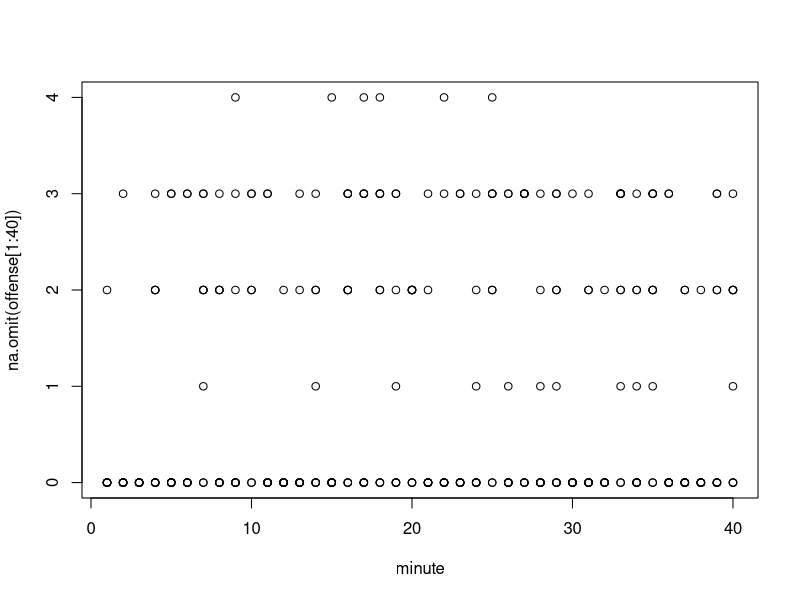
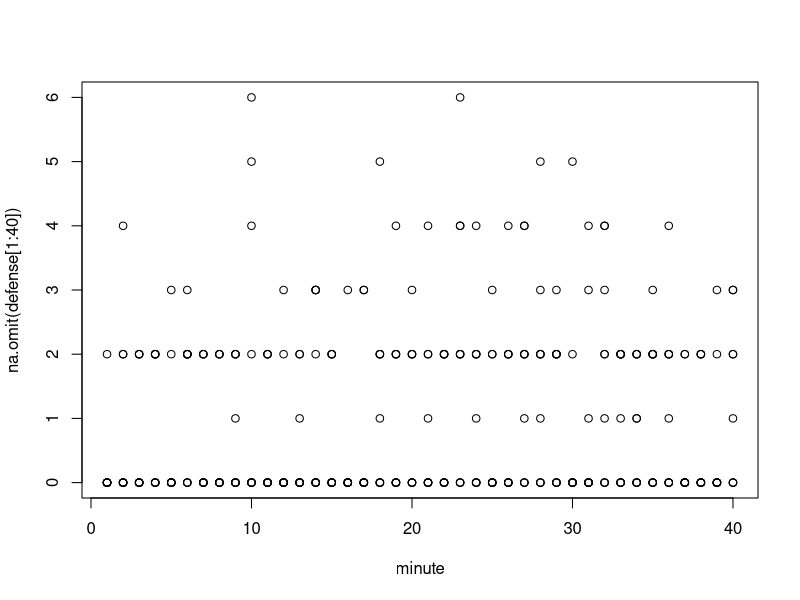
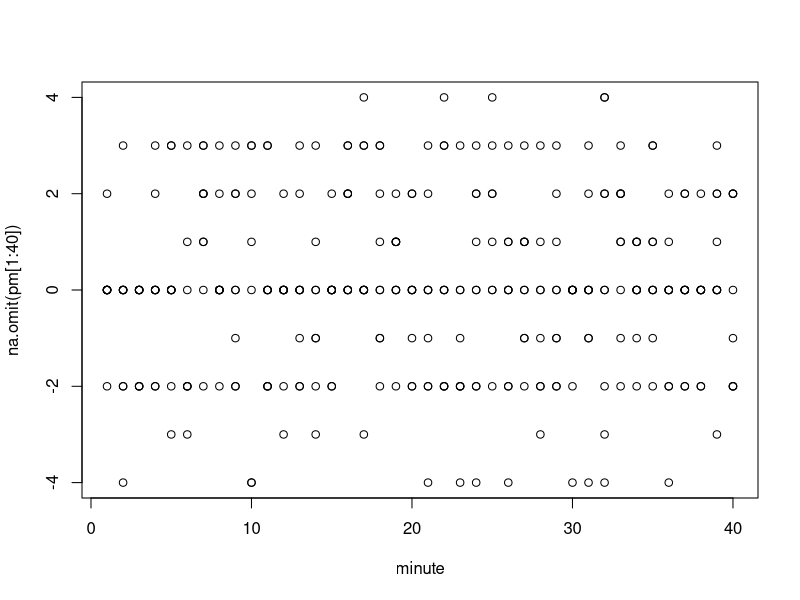
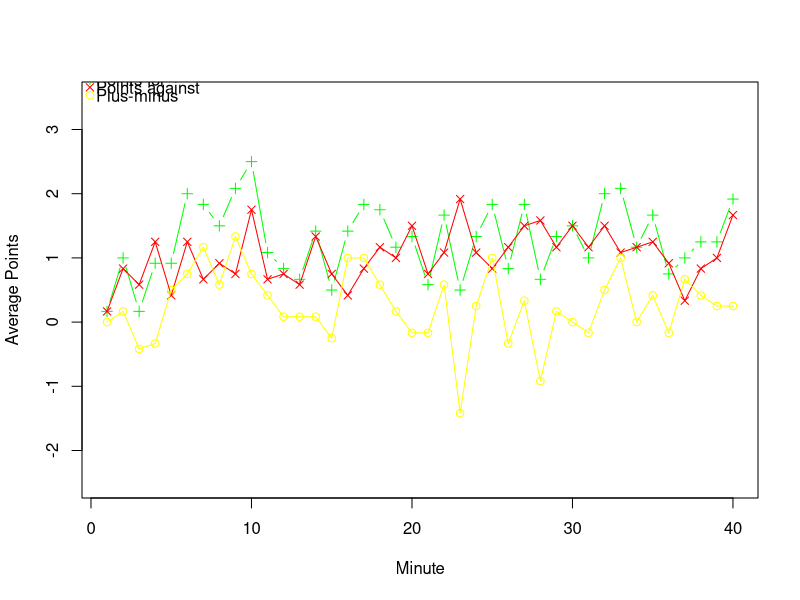
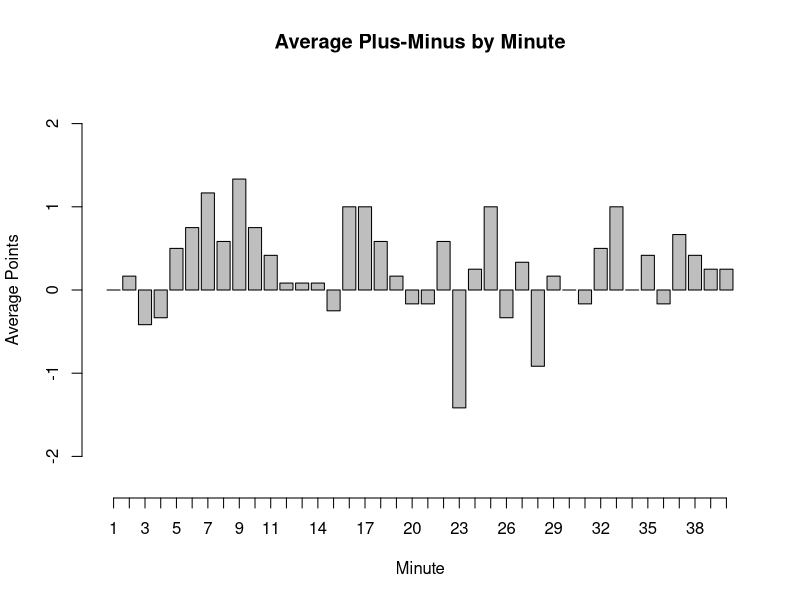
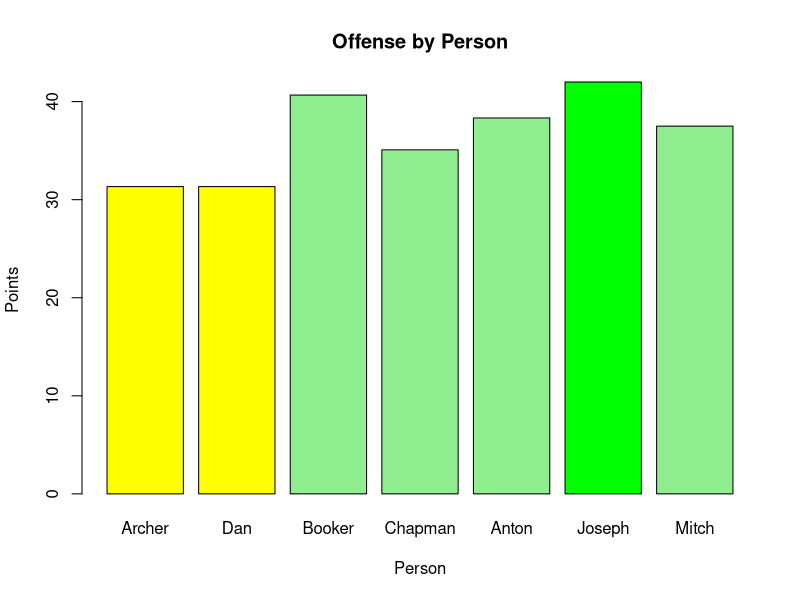
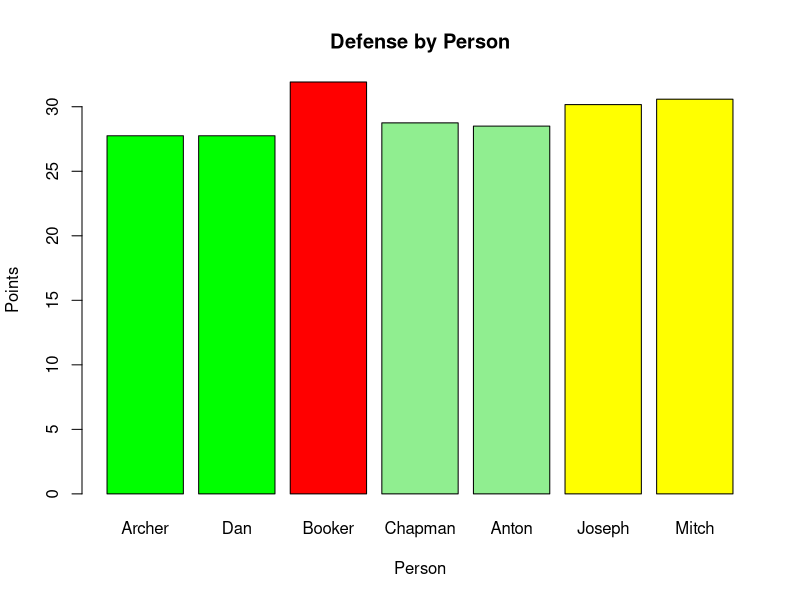
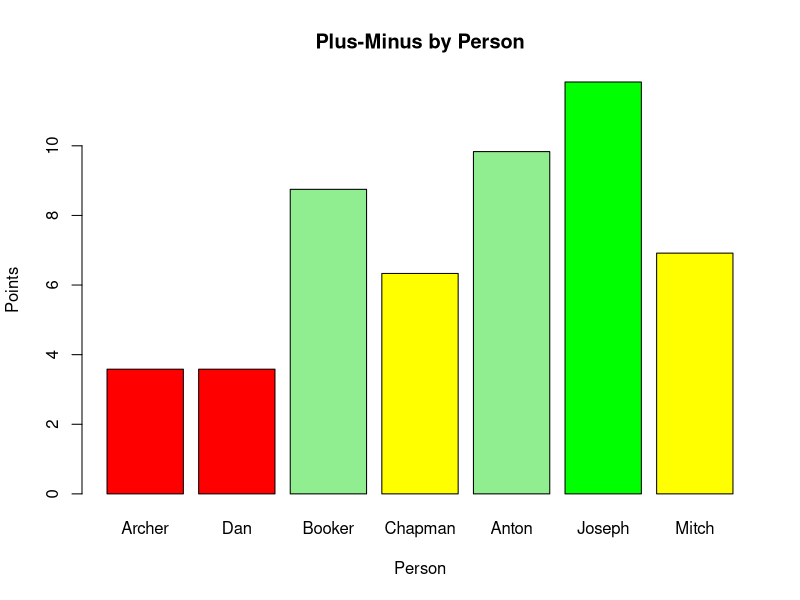

Source code (R) for these figures, in order:
# set working directory
setwd("C:/Users/linni/OneDrive/Desktop/Personal/Practice_Programming/Slay-Ups-Stats")

# read data
data2 = read.csv("Data/Slay-Ups-By_Minute.csv")
attach(data2)

# offense - add new column when new data
offense = c(game1_off, game2_off, game3_off, game4_off, game5_off, game6_off,
            game7_off, game8_off, game9_off, game10_off, game11_off, game12_off,
            game13_off, game14_off, game15_off, game16_off, game17_off,
            game18_off, game19_off, game20_off, game21_off, game22_off,
            game23_off, game24_off, game25_off,game26_off, game27_off, game28_off)

# defense - - add new column when new data
defense = c(game1_def, game2_def, game3_def, game4_def, game5_def, game6_def,
            game7_def, game8_def, game9_def, game10_def, game11_def, game12_def,
            game13_def, game14_def, game15_def, game16_def, game17_def,
            game18_def, game19_def, game20_def, game21_def, game22_def,
            game23_def, game24_def, game25_def,game26_def, game27_def, game28_def)

# plus-minus
pm = offense - defense

# data columns - ADD NEW COLUMNS WHEN NEW DATA AVAILABLE
off_columns = c(2,4,6,8,10,12,14,16,24,26,28,56)
def_columns = c(3,5,7,9,11,13,15,17,25,27,29,57)

################################################################################
#                             Team Output by Minute                            #
################################################################################

# by minute offense
plot(minute, na.omit(offense[1:40]))
for (i in 2:length(off_columns)){
  points(minute, na.pass(offense[(40*i - 39):(40*i)]))}

# by minute defense
plot(minute, na.omit(defense[1:40]))
for (i in 2:length(def_columns)){
  points(minute, na.pass(defense[(40*i - 39):(40*i)]))}

# by minute plus-minus
plot(minute, na.omit(pm[1:40]))
for (i in 2:length(off_columns)){
  points(minute, na.pass(pm[(40*i - 39):(40*i)]))}

## Averages ##
mean_off_minute = rep(0,40)

for (j in 1:40){
    minute_subset = subset(data2, minute == j)
    mean_off_minute[j] = mean(colSums(minute_subset[,off_columns]))
}

mean_def_minute = rep(0,40)

for (k in 1:40){
  minute_subset = subset(data2, minute == k)
  mean_def_minute[k] = mean(colSums(minute_subset[,def_columns]))
}

mean_pm_minute = rep(0,40)

for (l in 1:40){
  minute_subset = subset(data2, minute == l)
  mean_pm_minute[l] = mean(colSums(minute_subset[,off_columns])) - mean(colSums(minute_subset[,def_columns]))
}

# plots
plot(minute, mean_off_minute, col = "green", pch = 3, type = 'b', ylim = c(-2.5, 3.5),
     ylab = "Average Points", xlab = "Minute")
points(minute, mean_def_minute, col = "red", pch = 4)
points(minute, mean_pm_minute, col = "yellow", pch = 1)
lines(minute, mean_def_minute, col = "red")
lines(minute, mean_pm_minute, col = "yellow")
legend(-1, 4, c("Points for", "Points against", "Plus-minus"),
       col = c("green", "red", "yellow"), pch = c(3,4,1), cex = 1, bty = 'n',
       x.intersp = 0.4, y.intersp = 0.4)

barplot(mean_pm_minute, names.arg = c('1','2','3','4','5','6','7','8','9','10',
        '11','12','13','14','15','16','17','18','19','20','21','22','23','24','25',
        '26', '27','28','29','30','31','32','33','34','35','36','37','38','39','40'),
        main = "Average Plus-Minus by Minute", axis.lty = 1, ylim = c(-2.5,2.5),
        ylab = "Average Points", xlab = "Minute")

################################################################################
#                               Output by person                               #
################################################################################

# set up each person's minutes
Archer = subset(data2, minute <= 4|(10 < minute & minute <= 28)|34 < minute)
Dan = subset(data2, minute <= 4|(10 < minute & minute <= 28)|34 < minute)
Booker = subset(data2, (4 < minute & minute <= 16)|22 < minute)
Chapman = subset(data2, minute <= 16|(22 < minute & minute <= 34))
Anton = subset(data2, minute <= 10|(16 < minute & minute <= 22)|28 < minute)
Joseph = subset(data2, (4 < minute & minute <= 22)|28 < minute)
Mitch = subset(data2, minute <= 10|(16 < minute & minute <= 34))

################################################################################
#                         Offensive Output by person                           #
################################################################################

# mean offensive output
Archer_off = mean(colSums(Archer[,off_columns], na.rm = TRUE))
Dan_off = mean(colSums(Dan[,off_columns], na.rm = TRUE))
Booker_off = mean(colSums(Booker[,off_columns], na.rm = TRUE))
Chapman_off = mean(colSums(Chapman[,off_columns], na.rm = TRUE))
Anton_off = mean(colSums(Anton[,off_columns], na.rm = TRUE))
Joseph_off = mean(colSums(Joseph[,off_columns], na.rm = TRUE))
Mitch_off = mean(colSums(Mitch[,off_columns], na.rm = TRUE))

barplot(c(Archer_off, Dan_off, Booker_off, Chapman_off, Anton_off, Joseph_off, Mitch_off),
        names.arg = c("Archer", "Dan", "Booker", "Chapman", "Anton", "Joseph",
        "Mitch"), col = c("yellow", "yellow", "lightgreen", "lightgreen","lightgreen","green",
        "lightgreen"), main = "Offense by Person", ylab = "Points", xlab = "Person")

################################################################################
#                         Defensive Output by person                           #
################################################################################

# mean defensive output
Archer_def = mean(colSums(Archer[,def_columns], na.rm = TRUE))
Dan_def = mean(colSums(Dan[,def_columns], na.rm = TRUE))
Booker_def = mean(colSums(Booker[,def_columns], na.rm = TRUE))
Chapman_def = mean(colSums(Chapman[,def_columns], na.rm = TRUE))
Anton_def = mean(colSums(Anton[,def_columns], na.rm = TRUE))
Joseph_def = mean(colSums(Joseph[,def_columns], na.rm = TRUE))
Mitch_def = mean(colSums(Mitch[,def_columns], na.rm = TRUE))

barplot(c(Archer_def,Dan_def, Booker_def, Chapman_def, Anton_def, Joseph_def, Mitch_def),
        names.arg = c("Archer", "Dan", "Booker", "Chapman", "Anton", "Joseph",
        "Mitch"), col = c("green", "green", "red", "lightgreen", "lightgreen",
        "yellow", "yellow"), main = "Defense by Person", ylab = "Points", xlab = "Person")

################################################################################
#                         Plus-Minus Output by person                          #
################################################################################

# mean plus-minus output
Archer_pm = Archer_off - Archer_def
Dan_pm = Dan_off - Dan_def
Booker_pm = Booker_off - Booker_def
Chapman_pm = Chapman_off - Chapman_def
Anton_pm = Anton_off - Anton_def
Joseph_pm = Joseph_off - Joseph_def
Mitch_pm = Mitch_off - Mitch_def

barplot(c(Archer_pm, Dan_pm, Booker_pm, Chapman_pm, Anton_pm, Joseph_pm, Mitch_pm),
        names.arg = c("Archer", "Dan", "Booker", "Chapman", "Anton", "Joseph",
        "Mitch"), col = c("red", "red", "lightgreen", "yellow","lightgreen","green",
        "yellow"), main = "Plus-Minus by Person", ylab = "Points", xlab = "Person")


plot(c(1,2,3,4,5,6,7), c(Archer_pm,Dan_pm, Booker_pm, Chapman_pm, Anton_pm, Joseph_pm,
        Mitch_pm), xaxt = 'n', xlab = "Person", ylab = "Plus-Minus", ylim = c(-1,15),
     pch = 4, main = "Plus-Minus by Person")
axis(1, at = c(1,2,3,4,5,6,7) , c("Archer", "Dan", "Booker", "Chapman", "Anton", "Joseph",
               "Mitch"))

################################################################################
#                               OFFENSE BY LINEUP                              #
################################################################################

starters = subset(data2, minute <= 4)
linn_sub1 = subset(data2, 4 < minute & minute <= 10)
AM_sub = subset(data2, 10 < minute & minute <= 16)
jamess_sub = subset(data2, 16 < minute & minute <= 22)
JOAN_sub = subset(data2, 22 < minute & minute <= 28)
linn_sub2 = subset(data2, 28 < minute & minute <= 34)
end = subset(data2, 34 < minute)


starters_off = mean(colSums(starters[,off_columns], na.rm = TRUE))
linn_sub1_off = mean(colSums(linn_sub1[,off_columns], na.rm = TRUE))
AM_sub_off = mean(colSums(AM_sub[,off_columns], na.rm = TRUE))
jamess_sub_off = mean(colSums(jamess_sub[,off_columns], na.rm = TRUE))
JOAN_sub_off = mean(colSums(JOAN_sub[,off_columns], na.rm = TRUE))
linn_sub2_off = mean(colSums(linn_sub2[,off_columns], na.rm = TRUE))
end_off = mean(colSums(end[,off_columns], na.rm = TRUE))

barplot(c(starters_off, linn_sub1_off, AM_sub_off, jamess_sub_off, JOAN_sub_off,
          linn_sub2_off, end_off), names.arg = c("Starters", "Linnings Off (1)",
          "Anton/Mitch Off", "James' Off", "Jo/Anton Off", "Linnings Off (2)",
          "Endgame"), main = "Offense by Lineup", ylab = "Points", xlab = "Lineup")


################################################################################
#                               DEFENSE BY LINEUP                              #
################################################################################

starters_def = mean(colSums(starters[,def_columns], na.rm = TRUE))
linn_sub1_def = mean(colSums(linn_sub1[,def_columns], na.rm = TRUE))
AM_sub_def = mean(colSums(AM_sub[,def_columns], na.rm = TRUE))
jamess_sub_def = mean(colSums(jamess_sub[,def_columns], na.rm = TRUE))
JOAN_sub_def = mean(colSums(JOAN_sub[,def_columns], na.rm = TRUE))
linn_sub2_def = mean(colSums(linn_sub2[,def_columns], na.rm = TRUE))
end_def = mean(colSums(end[,def_columns], na.rm = TRUE))

barplot(c(starters_def, linn_sub1_def, AM_sub_def, jamess_sub_def, JOAN_sub_def,
          linn_sub2_def, end_def), names.arg = c("Starters", "Linnings Off (1)",
          "Anton/Mitch Off", "James' Off", "Jo/Anton Off", "Linnings Off (2)",
          "Endgame"), main = "Defense by Lineup", ylab = "Points", xlab = "Lineup")

################################################################################
#                               PLUS-MINUS BY LINEUP                           #
################################################################################

starters_pm = starters_off - starters_def
linn_sub1_pm = linn_sub1_off - linn_sub1_def 
AM_sub_pm = AM_sub_off - AM_sub_def
jamess_sub_pm = jamess_sub_off - jamess_sub_def
JOAN_sub_pm = JOAN_sub_off - JOAN_sub_def
linn_sub2_pm = linn_sub2_off - linn_sub2_def 
end_pm = end_off - end_def

barplot(c(starters_pm, linn_sub1_pm, AM_sub_pm, jamess_sub_pm, JOAN_sub_pm,
          linn_sub2_pm, end_pm), names.arg = c("Starters", "Linnings Off (1)",
          "Anton/Mitch Off", "James' Off", "Jo/Anton Off", "Linnings Off (2)",
          "Endgame"), main = "Plus-Minus by Lineup", ylab = "Points", xlab = "Lineup",
          ylim = c(-2,5))
